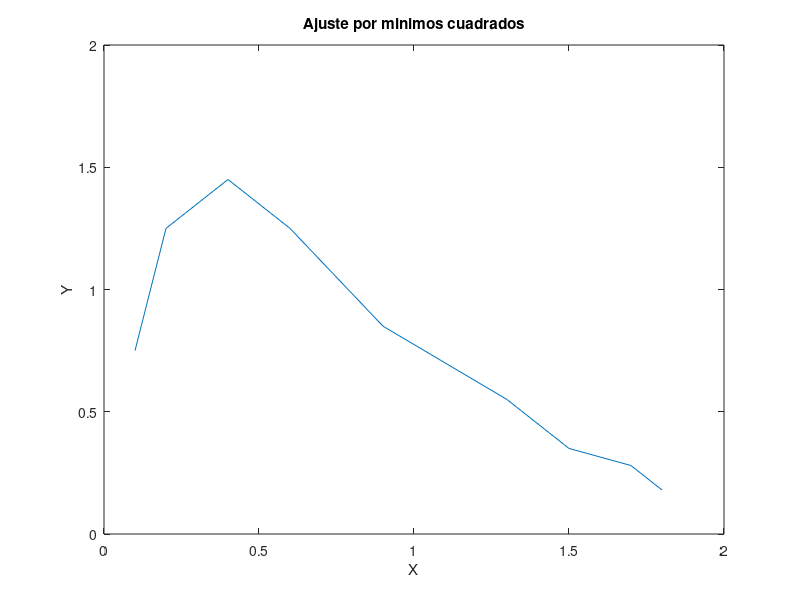

Recreate this plot in MATLAB.
clc
clear
X=[0.1 0.2 0.4 0.6 0.9 1.3 1.5 1.7 1.8];
Y2=[0.75 1.25 1.45 1.25 0.85 0.55 0.35 0.28 0.18];
Y=log(Y2./X);
A=sum(X.*Y);
B=sum(X.^2);
C=sum(X);
D=sum(Y);
n=length(X);
b=(A*C-B*D)/(C^2-n*B);
m=(A*n-D*C)/(B*n-C^2);
Yt=m*X+b;
E=sum((Y-Yt).^2);
plot(X,Y2)
title('Ajuste por minimos cuadrados')
xlabel('X')
ylabel('Y')

disp('Beta')
disp(m)
disp('alfa')
disp(exp(b))
